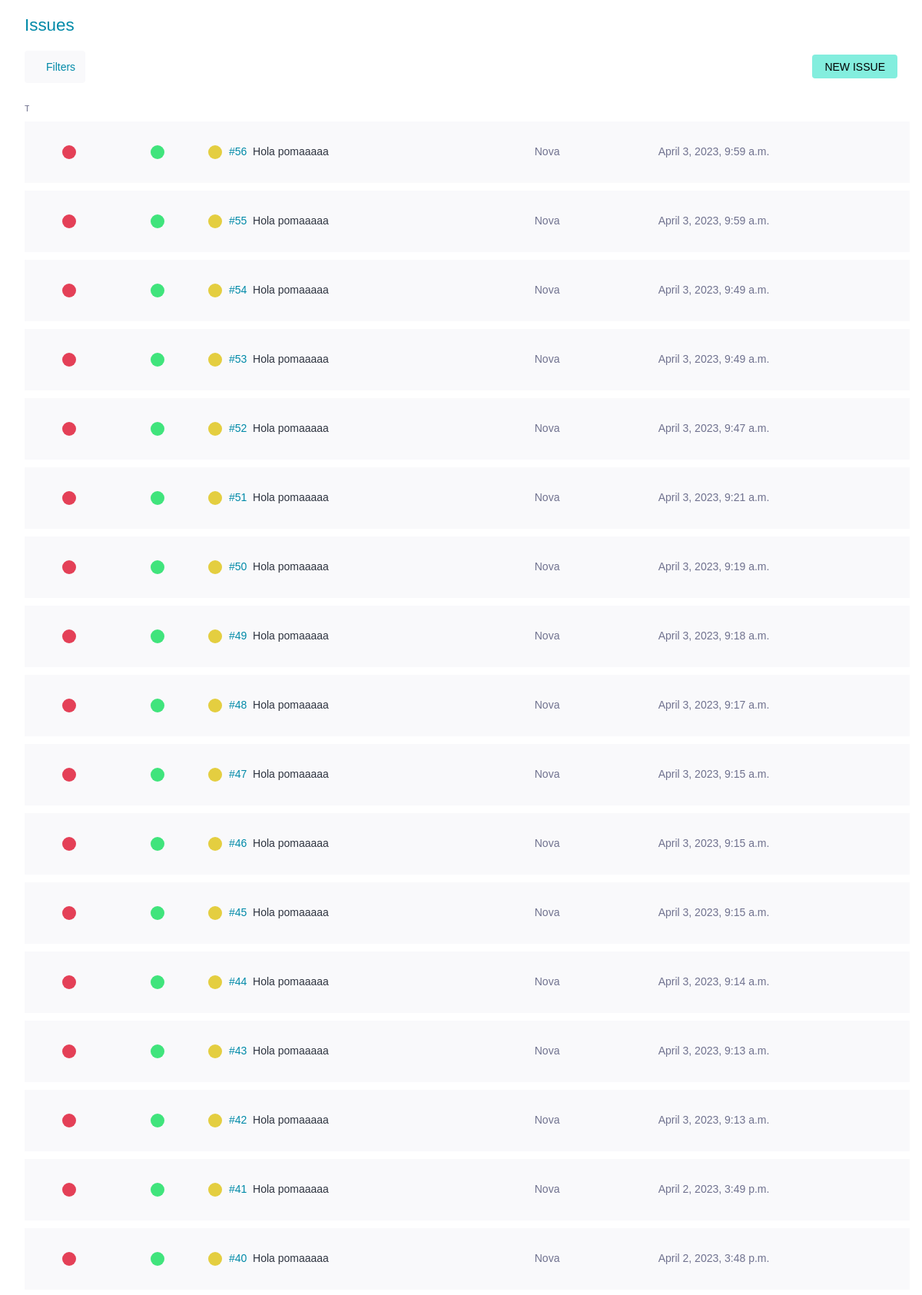
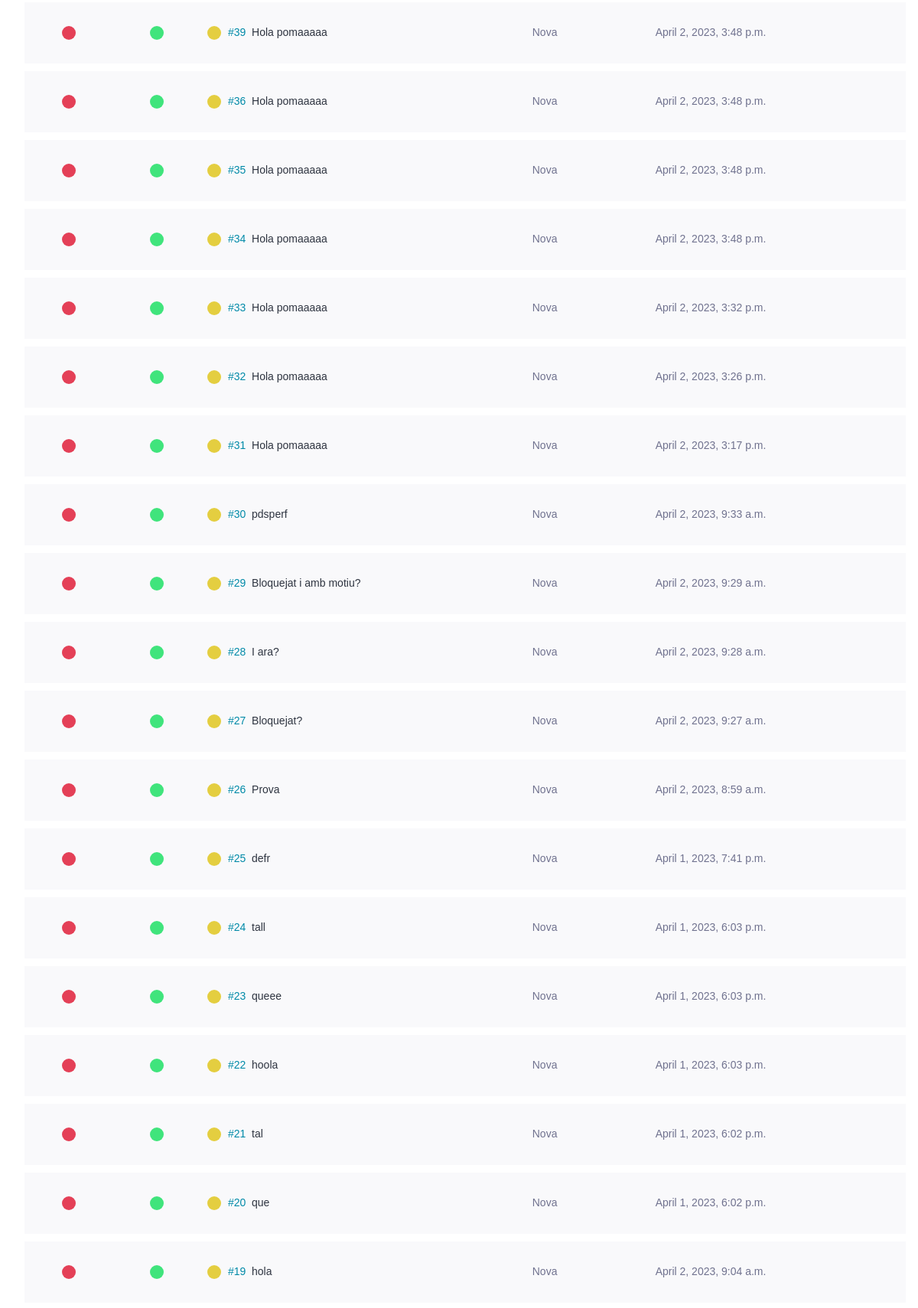
The page /issues/ (signed in, upper part) on the database its author committed (2 pictures, top to bottom).
### issues/models.py (models this page shows)
class Issue(models.Model):
    BUG = 'B'
    PREG = 'P'
    MIL = 'M'
    TTIPUS = (
        (BUG, _('Bug')),
        (PREG, _('Pregunta')),
        (MIL, _('Millora'))
    )
    NOVA = 'N'
    DOING = 'D'
    TEST = 'T'
    CLOSED = 'C'
    INFO = 'I'
    REBUTJADA = 'R'
    PROP = 'P'
    TESTATS = (
        (NOVA, _('Nova')),
        (DOING, _('En curs')),
        (TEST, _('Llesta per testejar')),
        (CLOSED, _('Tancada')),
        (INFO, _('Necessita informació')),
        (REBUTJADA, _('Rebutjada')),
        (PROP, _('Proposada'))
    )
    DESITJ = 'D'
    MENOR = 'M'
    NORMAL = 'N'
    IMP = 'I'
    CRITIC = 'C'
    TGRAVETAT = (
        (DESITJ, _('Desitjada')),
        (MENOR, _('Menor')),
        (NORMAL, _('Normal')),
        (IMP, _('Important')),
        (CRITIC, _('Crítica'))
    )
    BAIXA = 'B'
    MITJA = 'M'
    ALTA = 'A'
    TPRIORITAT = (
        (BAIXA, _('Baixa')),
        (MITJA, _('Normal')),
        (ALTA, _('Alta'))
    )
    id = models.AutoField(primary_key=True, verbose_name=_('Identificador'))
    subject = models.CharField(max_length=500, null=False, blank=False, verbose_name=_('Assumpte'))
    descripcio = models.CharField(max_length=524288, null=True, blank=True, verbose_name=_('Descripció'))
    tipus = models.CharField(choices=TTIPUS, default=BUG, max_length=5, verbose_name=_('Tipus'))
    estat = models.CharField(choices=TESTATS, default=NOVA, max_length=5, verbose_name=_('Estat'))
    gravetat = models.CharField(choices=TGRAVETAT, default=NORMAL, max_length=5, verbose_name=_('Gravetat'))
    prioritat = models.CharField(choices=TPRIORITAT, default=MITJA, max_length=5, verbose_name=_('Prioritat'))
    creador = models.ForeignKey(Usuari, related_name='creats', null=True, blank=True, on_delete=models.DO_NOTHING, verbose_name=_('Creador'))
    assignacio = models.ForeignKey(Usuari, related_name='assignats', null=True, blank=True, on_delete=models.DO_NOTHING, verbose_name=_('Assignada a'))
    dataCreacio = models.DateTimeField(auto_now_add=True, verbose_name=_('Data creació'))
    dataModificacio = models.DateTimeField(auto_now=True, verbose_name=_('Última modificació'))
    dataLimit = models.DateTimeField(null=True, blank=True, verbose_name=_('Data límit'))
    bloquejat = models.BooleanField(null=False, blank=False, default=False, verbose_name=_('Bloquejat'))
    motiuBloqueig = models.CharField(max_length=50, null=True, blank=True, verbose_name=_('Motiu bloqueig'))
    tags = models.ManyToManyField(Tag, related_name='issues',  verbose_name=_('Tags'))

### issues/views.py (the view)
# urls.py: path('', views.ListIssueView.as_view(), name='tots_issues'),
class ListIssueView(IsAuthenticatedMixin, FilterView):
    model = Issue
    template_name = 'issue_list.html'
    filterset_class = IssueFilter
    context_object_name = 'issues'
    def get_context_data(self, **kwargs):
        context = super().get_context_data(**kwargs)
        context.update({
            'TTipus': Issue.TTIPUS,
            'TEstats': Issue.TESTATS,
            'TGravetat': Issue.TGRAVETAT,
            'TPrioritat': Issue.TPRIORITAT,
            'usuaris': Usuari.objects.all(),
            'tags': Tag.objects.all()
        })
        return context
    def get_queryset(self):
        queryset = super().get_queryset()
        filter = IssueFilter(self.request.GET, queryset=queryset)
        order_by = self.request.GET.get('order_by', '-dataCreacio')
        queryset = filter.qs.order_by(order_by)
        return queryset

### issues/templates/issue_list.html (shortened to what this page needs)
{% extends 'base.html' %}
{% block content %}
<div class="master" style>
    <div class = "wrapper issues lightbox-generic-form">
        <div class="main issue-main">
            <div class="issue-top">
                <header class="issue-header">
                    <h1>
                        <span>Issues</span>
                    </h1>
                    <div class="taskboard-actions">
                        <div class="issue-table-options-start" >
                            <button class="btn-filter" onclick="myFunction()">
                                <img src="   https://cdn-icons-png.flaticon.com/512/10035/10035140.png " width="15" height="15" alt="" title="" class="img-small" >
                                <span class="text" style="margin: 5px;">Filters</span>
                            </button>
                        </div>
                        <div class="new-issue">
                            <button class="btn-small" >
                                <a href="/issues/create/" style="color:black"> New Issue</a>
                            </button>
                        </div>
                    </div>
                </header>
            </div>
            <div class="issue-container">
                <div class="issue-page"style="width: 100%;">
                   <table class="issues-table" style="width: 100%;border-collapse:separate; border-spacing: 0 10px;">
                        <tr class="row title">
                            <td class="level-field">
                                <div class="mobile">
                                    <div class="tooltip pop-help">Type</div><span class="first-letter">Type</span>
                                  </div>
                            </td>
                            <td class="level-field">
                            </td>
                            <td class="level-field">
                            </td>
                            <td class="subject"></td>
                            <td class="modified-field"></td>
                            <td class="assigned-field"></td>
                        </tr>
                        {% for issue in issues %}
                            <tr class="row table-main" style="height: 80px;">
                                <td class="level-field" style="width: 10%; text-align: center;
                                vertical-align: middle">
                                        {% if issue.tipus == "B" %}
                                            <div class="level" style="background: rgb(228, 64, 87)"></div>
                                        {%elif issue.tipus == "P"%}
                                            <p class="level" style="background: rgb(81, 120, 211)"></p>
                                        {%elif issue.tipus == "M"%}
                                            <p class="level" style="background:  rgb(64, 228, 206)"></p>
                                        {%endif%}
                                </td>
                                 <td class="level-field" style="width: 10%;text-align: center;
                                 vertical-align: middle;">
                                    {% if issue.gravetat == "D" %}
                                        <div class="level" style="background: rgb(112, 114, 143)"></div>
                                    {%elif issue.gravetat == "M"%}
                                        <p class="level" style="background: rgb(64, 168, 228)"></p>
                                    {%elif issue.gravetat == "N"%}
                                        <p class="level" style="background:  rgb(64, 228, 124)"></p>
                                    {%elif issue.gravetat == "I"%}
                                        <p class="level" style="background:  rgb(228, 162, 64)"></p>
                                    {%elif issue.gravetat == "C"%}
                                        <p class="level" style="background:   rgb(211, 84, 80)"></p>
                                    {%endif%}
                                 </td>
                                 <td class="level-field" style="width: 10%t;text-align: center;
                                 vertical-align: middle;">
                                        {% if issue.prioritat == "B" %}
                                            <p class="level" style="background: rgb(168, 228, 64);"></p>
                                        {%elif issue.prioritat == "M"%}
                                            <p class="level" style=" background: rgb(228, 206, 64);;"></p>
                                        {%elif issue.prioritat == "A"%}
                                            <p class="level" style="background:  rgb(228, 124, 64);"></p>
                                        {%endif%}
                                </td>
                                <td class="subject" style="text-align: center;
                                vertical-align: middle;">
                                    <a href="/issues/{{issue.id}}/edit" >
                                        <span classe="issue-text" style="display: inline-flex;">
                                            <span class="issue-ref">#{{issue.id}}</span>
                                            <span class="issue-subject">{{issue.subject}}</span>
                                        </span>
                                    </a>
                                </td>
                                <td style="text-align: center;
                                vertical-align: middle;">
                                    <div class="assigned-field" >
                                    {%if issue.estat == 'N' %}
                                        <span>Nova</span>
                                    {%elif issue.estat == 'D'%}
                                        <span>En curs</span>
                                    {%elif issue.estat == 'T'%}
                                        <span>Llesta per testejar</span>
                                    {%elif issue.estat == 'C'%}
                                        <span style="color:#70b578">Tancada</span>
                                    {%elif issue.estat == 'I'%}
                                        <span>Necessita informació</span>
                                    {%elif issue.estat == 'R'%}
                                        <span style="color:#FF0000">Rebutjada</span>
                                    {%elif issue.estat == 'P'%}
                                        <span>Proposada</span>
                                    {%endif%}
                                    </div>
                                </td>
                                <td class="modified-field" style="text-align: center;
                                vertical-align: middle;">
                                    <span>{{issue.dataModificacio}}</span>
                                </td>
                                <td class="assigned-field" style="text-align: center;
                                vertical-align: middle;">
                                </td>
                            </tr>
                        {% endfor %}
                    </table>
                </div>
            </div>
</div>
</div>
{% endblock %}

### rows shown on the page
Issue: tipus "B" (drawn), gravetat "N" (drawn), prioritat "M" (drawn), id "56", subject "Hola pomaaaaa", estat "Nova", dataModificacio "April 3, 2023, 9:59 a.m."
Issue: tipus "B" (drawn), gravetat "N" (drawn), prioritat "M" (drawn), id "55", subject "Hola pomaaaaa", estat "Nova", dataModificacio "April 3, 2023, 9:59 a.m."
Issue: tipus "B" (drawn), gravetat "N" (drawn), prioritat "M" (drawn), id "54", subject "Hola pomaaaaa", estat "Nova", dataModificacio "April 3, 2023, 9:49 a.m."
Issue: tipus "B" (drawn), gravetat "N" (drawn), prioritat "M" (drawn), id "53", subject "Hola pomaaaaa", estat "Nova", dataModificacio "April 3, 2023, 9:49 a.m."
Issue: tipus "B" (drawn), gravetat "N" (drawn), prioritat "M" (drawn), id "52", subject "Hola pomaaaaa", estat "Nova", dataModificacio "April 3, 2023, 9:47 a.m."
Issue: tipus "B" (drawn), gravetat "N" (drawn), prioritat "M" (drawn), id "51", subject "Hola pomaaaaa", estat "Nova", dataModificacio "April 3, 2023, 9:21 a.m."
Issue: tipus "B" (drawn), gravetat "N" (drawn), prioritat "M" (drawn), id "50", subject "Hola pomaaaaa", estat "Nova", dataModificacio "April 3, 2023, 9:19 a.m."
Issue: tipus "B" (drawn), gravetat "N" (drawn), prioritat "M" (drawn), id "49", subject "Hola pomaaaaa", estat "Nova", dataModificacio "April 3, 2023, 9:18 a.m."
Issue: tipus "B" (drawn), gravetat "N" (drawn), prioritat "M" (drawn), id "48", subject "Hola pomaaaaa", estat "Nova", dataModificacio "April 3, 2023, 9:17 a.m."
Issue: tipus "B" (drawn), gravetat "N" (drawn), prioritat "M" (drawn), id "47", subject "Hola pomaaaaa", estat "Nova", dataModificacio "April 3, 2023, 9:15 a.m."
Issue: tipus "B" (drawn), gravetat "N" (drawn), prioritat "M" (drawn), id "46", subject "Hola pomaaaaa", estat "Nova", dataModificacio "April 3, 2023, 9:15 a.m."
Issue: tipus "B" (drawn), gravetat "N" (drawn), prioritat "M" (drawn), id "45", subject "Hola pomaaaaa", estat "Nova", dataModificacio "April 3, 2023, 9:15 a.m."
Issue: tipus "B" (drawn), gravetat "N" (drawn), prioritat "M" (drawn), id "44", subject "Hola pomaaaaa", estat "Nova", dataModificacio "April 3, 2023, 9:14 a.m."
Issue: tipus "B" (drawn), gravetat "N" (drawn), prioritat "M" (drawn), id "43", subject "Hola pomaaaaa", estat "Nova", dataModificacio "April 3, 2023, 9:13 a.m."
Issue: tipus "B" (drawn), gravetat "N" (drawn), prioritat "M" (drawn), id "42", subject "Hola pomaaaaa", estat "Nova", dataModificacio "April 3, 2023, 9:13 a.m."
Issue: tipus "B" (drawn), gravetat "N" (drawn), prioritat "M" (drawn), id "41", subject "Hola pomaaaaa", estat "Nova", dataModificacio "April 2, 2023, 3:49 p.m."
Issue: tipus "B" (drawn), gravetat "N" (drawn), prioritat "M" (drawn), id "40", subject "Hola pomaaaaa", estat "Nova", dataModificacio "April 2, 2023, 3:48 p.m."
Issue: tipus "B" (drawn), gravetat "N" (drawn), prioritat "M" (drawn), id "39", subject "Hola pomaaaaa", estat "Nova", dataModificacio "April 2, 2023, 3:48 p.m."
Issue: tipus "B" (drawn), gravetat "N" (drawn), prioritat "M" (drawn), id "36", subject "Hola pomaaaaa", estat "Nova", dataModificacio "April 2, 2023, 3:48 p.m."
Issue: tipus "B" (drawn), gravetat "N" (drawn), prioritat "M" (drawn), id "35", subject "Hola pomaaaaa", estat "Nova", dataModificacio "April 2, 2023, 3:48 p.m."
Issue: tipus "B" (drawn), gravetat "N" (drawn), prioritat "M" (drawn), id "34", subject "Hola pomaaaaa", estat "Nova", dataModificacio "April 2, 2023, 3:48 p.m."
Issue: tipus "B" (drawn), gravetat "N" (drawn), prioritat "M" (drawn), id "33", subject "Hola pomaaaaa", estat "Nova", dataModificacio "April 2, 2023, 3:32 p.m."
Issue: tipus "B" (drawn), gravetat "N" (drawn), prioritat "M" (drawn), id "32", subject "Hola pomaaaaa", estat "Nova", dataModificacio "April 2, 2023, 3:26 p.m."
Issue: tipus "B" (drawn), gravetat "N" (drawn), prioritat "M" (drawn), id "31", subject "Hola pomaaaaa", estat "Nova", dataModificacio "April 2, 2023, 3:17 p.m."
Issue: tipus "B" (drawn), gravetat "N" (drawn), prioritat "M" (drawn), id "30", subject "pdsperf", estat "Nova", dataModificacio "April 2, 2023, 9:33 a.m."
Issue: tipus "B" (drawn), gravetat "N" (drawn), prioritat "M" (drawn), id "29", subject "Bloquejat i amb motiu?", estat "Nova", dataModificacio "April 2, 2023, 9:29 a.m."
Issue: tipus "B" (drawn), gravetat "N" (drawn), prioritat "M" (drawn), id "28", subject "I ara?", estat "Nova", dataModificacio "April 2, 2023, 9:28 a.m."
Issue: tipus "B" (drawn), gravetat "N" (drawn), prioritat "M" (drawn), id "27", subject "Bloquejat?", estat "Nova", dataModificacio "April 2, 2023, 9:27 a.m."
Issue: tipus "B" (drawn), gravetat "N" (drawn), prioritat "M" (drawn), id "26", subject "Prova", estat "Nova", dataModificacio "April 2, 2023, 8:59 a.m."
Issue: tipus "B" (drawn), gravetat "N" (drawn), prioritat "M" (drawn), id "25", subject "defr", estat "Nova", dataModificacio "April 1, 2023, 7:41 p.m."
Issue: tipus "B" (drawn), gravetat "N" (drawn), prioritat "M" (drawn), id "24", subject "tall", estat "Nova", dataModificacio "April 1, 2023, 6:03 p.m."
Issue: tipus "B" (drawn), gravetat "N" (drawn), prioritat "M" (drawn), id "23", subject "queee", estat "Nova", dataModificacio "April 1, 2023, 6:03 p.m."
Issue: tipus "B" (drawn), gravetat "N" (drawn), prioritat "M" (drawn), id "22", subject "hoola", estat "Nova", dataModificacio "April 1, 2023, 6:03 p.m."
Issue: tipus "B" (drawn), gravetat "N" (drawn), prioritat "M" (drawn), id "21", subject "tal", estat "Nova", dataModificacio "April 1, 2023, 6:02 p.m."
Issue: tipus "B" (drawn), gravetat "N" (drawn), prioritat "M" (drawn), id "20", subject "que", estat "Nova", dataModificacio "April 1, 2023, 6:02 p.m."
Issue: tipus "B" (drawn), gravetat "N" (drawn), prioritat "M" (drawn), id "19", subject "hola", estat "Nova", dataModificacio "April 2, 2023, 9:04 a.m."
